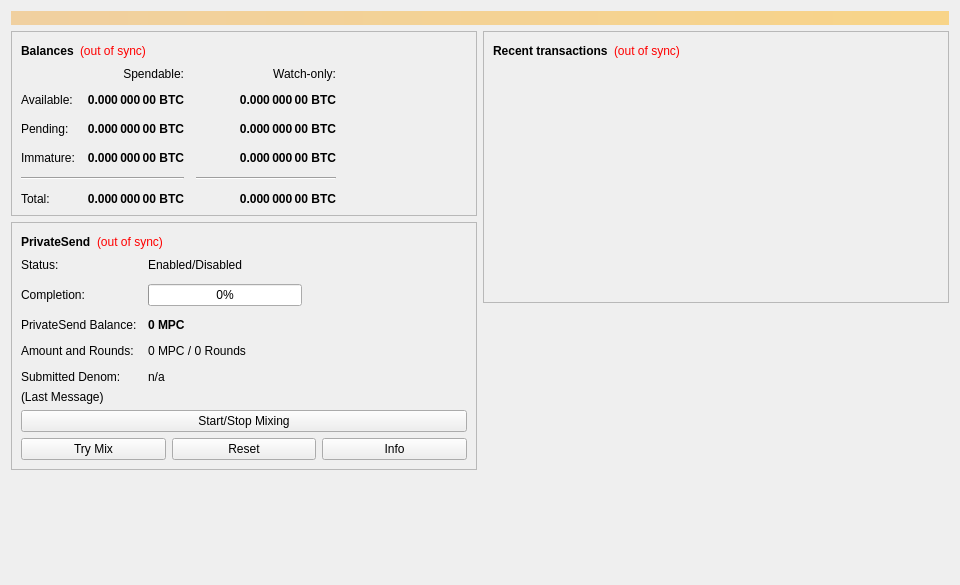
<?xml version="1.0" encoding="UTF-8"?>
<ui version="4.0">
 <class>OverviewPage</class>
 <widget class="QWidget" name="OverviewPage">
  <property name="geometry">
   <rect>
    <x>0</x>
    <y>0</y>
    <width>960</width>
    <height>585</height>
   </rect>
  </property>
  <property name="minimumSize">
   <size>
    <width>960</width>
    <height>0</height>
   </size>
  </property>
  <property name="windowTitle">
   <string>Form</string>
  </property>
  <layout class="QVBoxLayout" name="topLayout">
   <item>
    <widget class="QLabel" name="labelAlerts">
     <property name="visible">
      <bool>false</bool>
     </property>
     <property name="styleSheet">
      <string notr="true">QLabel { background-color: qlineargradient(x1: 0, y1: 0, x2: 1, y2: 0, stop:0 #F0D0A0, stop:1 #F8D488); color:#000000; }</string>
     </property>
     <property name="wordWrap">
      <bool>true</bool>
     </property>
     <property name="margin">
      <number>3</number>
     </property>
     <property name="textInteractionFlags">
      <set>Qt::TextSelectableByMouse</set>
     </property>
    </widget>
   </item>
   <item>
    <layout class="QHBoxLayout" name="horizontalLayout" stretch="1,1">
     <item>
      <layout class="QVBoxLayout" name="verticalLayout_2">
       <item>
        <widget class="QFrame" name="frame">
         <property name="frameShape">
          <enum>QFrame::StyledPanel</enum>
         </property>
         <property name="frameShadow">
          <enum>QFrame::Raised</enum>
         </property>
         <layout class="QVBoxLayout" name="verticalLayout_4">
          <item>
           <layout class="QHBoxLayout" name="horizontalLayout_4">
            <item>
             <widget class="QLabel" name="label_5">
              <property name="font">
               <font>
                <weight>75</weight>
                <bold>true</bold>
               </font>
              </property>
              <property name="text">
               <string>Balances</string>
              </property>
             </widget>
            </item>
            <item>
             <widget class="QLabel" name="labelWalletStatus">
              <property name="toolTip">
               <string>The displayed information may be out of date. Your wallet automatically synchronizes with the MiniPennyCoin network after a connection is established, but this process has not completed yet.</string>
              </property>
              <property name="styleSheet">
               <string notr="true">QLabel { color: red; }</string>
              </property>
              <property name="text">
               <string notr="true">(out of sync)</string>
              </property>
              <property name="alignment">
               <set>Qt::AlignLeading|Qt::AlignLeft|Qt::AlignVCenter</set>
              </property>
             </widget>
            </item>
            <item>
             <spacer name="horizontalSpacer_3">
              <property name="orientation">
               <enum>Qt::Horizontal</enum>
              </property>
              <property name="sizeHint" stdset="0">
               <size>
                <width>40</width>
                <height>20</height>
               </size>
              </property>
             </spacer>
            </item>
           </layout>
          </item>
          <item>
           <layout class="QGridLayout" name="gridLayout">
            <property name="spacing">
             <number>12</number>
            </property>
            <item row="2" column="2">
             <widget class="QLabel" name="labelWatchPending">
              <property name="font">
               <font>
                <weight>75</weight>
                <bold>true</bold>
               </font>
              </property>
              <property name="cursor">
               <cursorShape>IBeamCursor</cursorShape>
              </property>
              <property name="toolTip">
               <string>Unconfirmed transactions to watch-only addresses</string>
              </property>
              <property name="text">
               <string notr="true">0.000 000 00 BTC</string>
              </property>
              <property name="alignment">
               <set>Qt::AlignRight|Qt::AlignTrailing|Qt::AlignVCenter</set>
              </property>
              <property name="textInteractionFlags">
               <set>Qt::LinksAccessibleByMouse|Qt::TextSelectableByKeyboard|Qt::TextSelectableByMouse</set>
              </property>
             </widget>
            </item>
            <item row="2" column="1">
             <widget class="QLabel" name="labelUnconfirmed">
              <property name="font">
               <font>
                <weight>75</weight>
                <bold>true</bold>
               </font>
              </property>
              <property name="cursor">
               <cursorShape>IBeamCursor</cursorShape>
              </property>
              <property name="toolTip">
               <string>Total of transactions that have yet to be confirmed, and do not yet count toward the spendable balance</string>
              </property>
              <property name="text">
               <string notr="true">0.000 000 00 BTC</string>
              </property>
              <property name="alignment">
               <set>Qt::AlignRight|Qt::AlignTrailing|Qt::AlignVCenter</set>
              </property>
              <property name="textInteractionFlags">
               <set>Qt::LinksAccessibleByMouse|Qt::TextSelectableByKeyboard|Qt::TextSelectableByMouse</set>
              </property>
             </widget>
            </item>
            <item row="3" column="2">
             <widget class="QLabel" name="labelWatchImmature">
              <property name="font">
               <font>
                <weight>75</weight>
                <bold>true</bold>
               </font>
              </property>
              <property name="cursor">
               <cursorShape>IBeamCursor</cursorShape>
              </property>
              <property name="toolTip">
               <string>Mined balance in watch-only addresses that has not yet matured</string>
              </property>
              <property name="text">
               <string notr="true">0.000 000 00 BTC</string>
              </property>
              <property name="alignment">
               <set>Qt::AlignRight|Qt::AlignTrailing|Qt::AlignVCenter</set>
              </property>
              <property name="textInteractionFlags">
               <set>Qt::LinksAccessibleByMouse|Qt::TextSelectableByKeyboard|Qt::TextSelectableByMouse</set>
              </property>
             </widget>
            </item>
            <item row="4" column="0" colspan="2">
             <widget class="Line" name="lineSpendableBalance">
              <property name="orientation">
               <enum>Qt::Horizontal</enum>
              </property>
             </widget>
            </item>
            <item row="4" column="2">
             <widget class="Line" name="lineWatchBalance">
              <property name="sizePolicy">
               <sizepolicy hsizetype="Preferred" vsizetype="Fixed">
                <horstretch>0</horstretch>
                <verstretch>0</verstretch>
               </sizepolicy>
              </property>
              <property name="minimumSize">
               <size>
                <width>140</width>
                <height>0</height>
               </size>
              </property>
              <property name="orientation">
               <enum>Qt::Horizontal</enum>
              </property>
             </widget>
            </item>
            <item row="5" column="0">
             <widget class="QLabel" name="labelTotalText">
              <property name="text">
               <string>Total:</string>
              </property>
             </widget>
            </item>
            <item row="3" column="1">
             <widget class="QLabel" name="labelImmature">
              <property name="font">
               <font>
                <weight>75</weight>
                <bold>true</bold>
               </font>
              </property>
              <property name="cursor">
               <cursorShape>IBeamCursor</cursorShape>
              </property>
              <property name="toolTip">
               <string>Mined balance that has not yet matured</string>
              </property>
              <property name="text">
               <string notr="true">0.000 000 00 BTC</string>
              </property>
              <property name="alignment">
               <set>Qt::AlignRight|Qt::AlignTrailing|Qt::AlignVCenter</set>
              </property>
              <property name="textInteractionFlags">
               <set>Qt::LinksAccessibleByMouse|Qt::TextSelectableByKeyboard|Qt::TextSelectableByMouse</set>
              </property>
             </widget>
            </item>
            <item row="2" column="3">
             <spacer name="horizontalSpacer_2">
              <property name="orientation">
               <enum>Qt::Horizontal</enum>
              </property>
              <property name="sizeHint" stdset="0">
               <size>
                <width>40</width>
                <height>20</height>
               </size>
              </property>
             </spacer>
            </item>
            <item row="3" column="0">
             <widget class="QLabel" name="labelImmatureText">
              <property name="text">
               <string>Immature:</string>
              </property>
             </widget>
            </item>
            <item row="5" column="1">
             <widget class="QLabel" name="labelTotal">
              <property name="font">
               <font>
                <weight>75</weight>
                <bold>true</bold>
               </font>
              </property>
              <property name="cursor">
               <cursorShape>IBeamCursor</cursorShape>
              </property>
              <property name="toolTip">
               <string>Your current total balance</string>
              </property>
              <property name="text">
               <string notr="true">0.000 000 00 BTC</string>
              </property>
              <property name="alignment">
               <set>Qt::AlignRight|Qt::AlignTrailing|Qt::AlignVCenter</set>
              </property>
              <property name="textInteractionFlags">
               <set>Qt::LinksAccessibleByMouse|Qt::TextSelectableByKeyboard|Qt::TextSelectableByMouse</set>
              </property>
             </widget>
            </item>
            <item row="5" column="2">
             <widget class="QLabel" name="labelWatchTotal">
              <property name="font">
               <font>
                <weight>75</weight>
                <bold>true</bold>
               </font>
              </property>
              <property name="cursor">
               <cursorShape>IBeamCursor</cursorShape>
              </property>
              <property name="toolTip">
               <string>Current total balance in watch-only addresses</string>
              </property>
              <property name="text">
               <string notr="true">0.000 000 00 BTC</string>
              </property>
              <property name="alignment">
               <set>Qt::AlignRight|Qt::AlignTrailing|Qt::AlignVCenter</set>
              </property>
              <property name="textInteractionFlags">
               <set>Qt::LinksAccessibleByMouse|Qt::TextSelectableByKeyboard|Qt::TextSelectableByMouse</set>
              </property>
             </widget>
            </item>
            <item row="0" column="2">
             <widget class="QLabel" name="labelWatchonly">
              <property name="text">
               <string>Watch-only:</string>
              </property>
              <property name="alignment">
               <set>Qt::AlignRight|Qt::AlignTrailing|Qt::AlignVCenter</set>
              </property>
             </widget>
            </item>
            <item row="1" column="0">
             <widget class="QLabel" name="labelBalanceText">
              <property name="text">
               <string>Available:</string>
              </property>
             </widget>
            </item>
            <item row="1" column="1">
             <widget class="QLabel" name="labelBalance">
              <property name="font">
               <font>
                <weight>75</weight>
                <bold>true</bold>
               </font>
              </property>
              <property name="cursor">
               <cursorShape>IBeamCursor</cursorShape>
              </property>
              <property name="toolTip">
               <string>Your current spendable balance</string>
              </property>
              <property name="text">
               <string notr="true">0.000 000 00 BTC</string>
              </property>
              <property name="alignment">
               <set>Qt::AlignRight|Qt::AlignTrailing|Qt::AlignVCenter</set>
              </property>
              <property name="textInteractionFlags">
               <set>Qt::LinksAccessibleByMouse|Qt::TextSelectableByKeyboard|Qt::TextSelectableByMouse</set>
              </property>
             </widget>
            </item>
            <item row="1" column="2">
             <widget class="QLabel" name="labelWatchAvailable">
              <property name="font">
               <font>
                <weight>75</weight>
                <bold>true</bold>
               </font>
              </property>
              <property name="cursor">
               <cursorShape>IBeamCursor</cursorShape>
              </property>
              <property name="toolTip">
               <string>Your current balance in watch-only addresses</string>
              </property>
              <property name="text">
               <string notr="true">0.000 000 00 BTC</string>
              </property>
              <property name="alignment">
               <set>Qt::AlignRight|Qt::AlignTrailing|Qt::AlignVCenter</set>
              </property>
              <property name="textInteractionFlags">
               <set>Qt::LinksAccessibleByMouse|Qt::TextSelectableByKeyboard|Qt::TextSelectableByMouse</set>
              </property>
             </widget>
            </item>
            <item row="2" column="0">
             <widget class="QLabel" name="labelPendingText">
              <property name="text">
               <string>Pending:</string>
              </property>
             </widget>
            </item>
            <item row="0" column="1">
             <widget class="QLabel" name="labelSpendable">
              <property name="text">
               <string>Spendable:</string>
              </property>
              <property name="alignment">
               <set>Qt::AlignRight|Qt::AlignTrailing|Qt::AlignVCenter</set>
              </property>
             </widget>
            </item>
           </layout>
          </item>
         </layout>
        </widget>
       </item>
       <item>
        <widget class="QFrame" name="framePrivateSend">
         <property name="layoutDirection">
          <enum>Qt::LeftToRight</enum>
         </property>
         <property name="frameShape">
          <enum>QFrame::StyledPanel</enum>
         </property>
         <property name="frameShadow">
          <enum>QFrame::Raised</enum>
         </property>
         <layout class="QVBoxLayout" name="VerticalLayout_PS1">
          <item>
           <layout class="QHBoxLayout" name="horizontalLayout_5">
            <item>
             <widget class="QLabel" name="labelPrivateSendHeader">
              <property name="font">
               <font>
                <weight>75</weight>
                <bold>true</bold>
               </font>
              </property>
              <property name="text">
               <string>PrivateSend</string>
              </property>
             </widget>
            </item>
            <item>
             <widget class="QLabel" name="labelPrivateSendSyncStatus">
              <property name="toolTip">
               <string>The displayed information may be out of date. Your wallet automatically synchronizes with the MiniPennyCoin network after a connection is established, but this process has not completed yet.</string>
              </property>
              <property name="styleSheet">
               <string notr="true">QLabel { color: red; }</string>
              </property>
              <property name="text">
               <string notr="true">(out of sync)</string>
              </property>
              <property name="alignment">
               <set>Qt::AlignLeading|Qt::AlignLeft|Qt::AlignVCenter</set>
              </property>
             </widget>
            </item>
            <item>
             <spacer name="horizontalSpacer_4">
              <property name="orientation">
               <enum>Qt::Horizontal</enum>
              </property>
              <property name="sizeHint" stdset="0">
               <size>
                <width>40</width>
                <height>20</height>
               </size>
              </property>
             </spacer>
            </item>
           </layout>
          </item>
          <item>
           <layout class="QFormLayout" name="privateSendFormLayout">
            <property name="fieldGrowthPolicy">
             <enum>QFormLayout::AllNonFixedFieldsGrow</enum>
            </property>
            <property name="horizontalSpacing">
             <number>11</number>
            </property>
            <property name="verticalSpacing">
             <number>12</number>
            </property>
            <item row="0" column="0">
             <widget class="QLabel" name="labelPrivateSendEnabledText">
              <property name="text">
               <string>Status:</string>
              </property>
             </widget>
            </item>
            <item row="0" column="1">
             <widget class="QLabel" name="labelPrivateSendEnabled">
              <property name="text">
               <string>Enabled/Disabled</string>
              </property>
             </widget>
            </item>
            <item row="1" column="0">
             <widget class="QLabel" name="labelCompletitionText">
              <property name="text">
               <string>Completion:</string>
              </property>
             </widget>
            </item>
            <item row="1" column="1">
             <widget class="QProgressBar" name="privateSendProgress">
              <property name="maximumSize">
               <size>
                <width>154</width>
                <height>16777215</height>
               </size>
              </property>
              <property name="value">
               <number>0</number>
              </property>
             </widget>
            </item>
            <item row="2" column="0">
             <widget class="QLabel" name="labelAnonymizedText">
              <property name="text">
               <string>PrivateSend Balance:</string>
              </property>
             </widget>
            </item>
            <item row="2" column="1">
             <widget class="QLabel" name="labelAnonymized">
              <property name="font">
               <font>
                <weight>75</weight>
                <bold>true</bold>
               </font>
              </property>
              <property name="text">
               <string notr="true">0 MPC</string>
              </property>
             </widget>
            </item>
            <item row="3" column="0">
             <widget class="QLabel" name="labelAmountAndRoundsText">
              <property name="text">
               <string>Amount and Rounds:</string>
              </property>
             </widget>
            </item>
            <item row="3" column="1">
             <widget class="QLabel" name="labelAmountRounds">
              <property name="text">
               <string>0 MPC / 0 Rounds</string>
              </property>
             </widget>
            </item>
            <item row="4" column="0">
             <widget class="QLabel" name="labelSubmittedDenomText">
              <property name="text">
               <string>Submitted Denom:</string>
              </property>
             </widget>
            </item>
            <item row="4" column="1">
             <widget class="QLabel" name="labelSubmittedDenom">
              <property name="toolTip">
               <string>The denominations you submitted to the Masternode.&lt;br&gt;To mix, other users must submit the exact same denominations.</string>
              </property>
              <property name="text">
               <string>n/a</string>
              </property>
             </widget>
            </item>
           </layout>
          </item>
          <item>
           <layout class="QVBoxLayout" name="VerticalLayout_PS">
            <item>
             <widget class="QLabel" name="labelPrivateSendLastMessage">
              <property name="text">
               <string>(Last Message)</string>
              </property>
              <property name="alignment">
               <set>Qt::AlignLeading|Qt::AlignLeft|Qt::AlignTop</set>
              </property>
              <property name="wordWrap">
               <bool>true</bool>
              </property>
             </widget>
            </item>
            <item>
             <widget class="QPushButton" name="togglePrivateSend">
              <property name="sizePolicy">
               <sizepolicy hsizetype="MinimumExpanding" vsizetype="Fixed">
                <horstretch>0</horstretch>
                <verstretch>0</verstretch>
               </sizepolicy>
              </property>
              <property name="text">
               <string>Start/Stop Mixing</string>
              </property>
             </widget>
            </item>
            <item>
             <layout class="QHBoxLayout" name="horizontalLayout_debugbuttons">
              <item>
               <widget class="QPushButton" name="privateSendAuto">
                <property name="sizePolicy">
                 <sizepolicy hsizetype="MinimumExpanding" vsizetype="Fixed">
                  <horstretch>0</horstretch>
                  <verstretch>0</verstretch>
                 </sizepolicy>
                </property>
                <property name="toolTip">
                 <string>Try to manually submit a PrivateSend request.</string>
                </property>
                <property name="text">
                 <string>Try Mix</string>
                </property>
               </widget>
              </item>
              <item>
               <widget class="QPushButton" name="privateSendReset">
                <property name="sizePolicy">
                 <sizepolicy hsizetype="MinimumExpanding" vsizetype="Fixed">
                  <horstretch>0</horstretch>
                  <verstretch>0</verstretch>
                 </sizepolicy>
                </property>
                <property name="toolTip">
                 <string>Reset the current status of PrivateSend (can interrupt PrivateSend if it's in the process of Mixing, which can cost you money!)</string>
                </property>
                <property name="autoFillBackground">
                 <bool>false</bool>
                </property>
                <property name="text">
                 <string>Reset</string>
                </property>
               </widget>
              </item>
              <item>
               <widget class="QPushButton" name="privateSendInfo">
                <property name="sizePolicy">
                 <sizepolicy hsizetype="MinimumExpanding" vsizetype="Fixed">
                  <horstretch>0</horstretch>
                  <verstretch>0</verstretch>
                 </sizepolicy>
                </property>
                <property name="toolTip">
                 <string>Information about PrivateSend and Mixing</string>
                </property>
                <property name="text">
                 <string>Info</string>
                </property>
               </widget>
              </item>
             </layout>
            </item>
           </layout>
          </item>
         </layout>
        </widget>
       </item>
       <item>
        <spacer name="verticalSpacer">
         <property name="orientation">
          <enum>Qt::Vertical</enum>
         </property>
         <property name="sizeHint" stdset="0">
          <size>
           <width>20</width>
           <height>40</height>
          </size>
         </property>
        </spacer>
       </item>
      </layout>
     </item>
     <item>
      <layout class="QVBoxLayout" name="verticalLayout_3">
       <item>
        <widget class="QFrame" name="frame_2">
         <property name="frameShape">
          <enum>QFrame::StyledPanel</enum>
         </property>
         <property name="frameShadow">
          <enum>QFrame::Raised</enum>
         </property>
         <layout class="QVBoxLayout" name="verticalLayout">
          <item>
           <layout class="QHBoxLayout" name="horizontalLayout_2">
            <item>
             <widget class="QLabel" name="label_4">
              <property name="font">
               <font>
                <weight>75</weight>
                <bold>true</bold>
               </font>
              </property>
              <property name="text">
               <string>Recent transactions</string>
              </property>
             </widget>
            </item>
            <item>
             <widget class="QLabel" name="labelTransactionsStatus">
              <property name="toolTip">
               <string>The displayed information may be out of date. Your wallet automatically synchronizes with the MiniPennyCoin network after a connection is established, but this process has not completed yet.</string>
              </property>
              <property name="styleSheet">
               <string notr="true">QLabel { color: red; }</string>
              </property>
              <property name="text">
               <string notr="true">(out of sync)</string>
              </property>
              <property name="alignment">
               <set>Qt::AlignLeading|Qt::AlignLeft|Qt::AlignVCenter</set>
              </property>
             </widget>
            </item>
            <item>
             <spacer name="horizontalSpacer">
              <property name="orientation">
               <enum>Qt::Horizontal</enum>
              </property>
              <property name="sizeHint" stdset="0">
               <size>
                <width>40</width>
                <height>20</height>
               </size>
              </property>
             </spacer>
            </item>
           </layout>
          </item>
          <item>
           <widget class="QListView" name="listTransactions">
            <property name="styleSheet">
             <string notr="true">QListView { background: transparent; }</string>
            </property>
            <property name="frameShape">
             <enum>QFrame::NoFrame</enum>
            </property>
            <property name="verticalScrollBarPolicy">
             <enum>Qt::ScrollBarAlwaysOff</enum>
            </property>
            <property name="horizontalScrollBarPolicy">
             <enum>Qt::ScrollBarAlwaysOff</enum>
            </property>
            <property name="selectionMode">
             <enum>QAbstractItemView::NoSelection</enum>
            </property>
           </widget>
          </item>
         </layout>
        </widget>
       </item>
       <item>
        <spacer name="verticalSpacer_2">
         <property name="orientation">
          <enum>Qt::Vertical</enum>
         </property>
         <property name="sizeHint" stdset="0">
          <size>
           <width>20</width>
           <height>40</height>
          </size>
         </property>
        </spacer>
       </item>
      </layout>
     </item>
    </layout>
   </item>
  </layout>
 </widget>
 <resources/>
 <connections/>
</ui>
